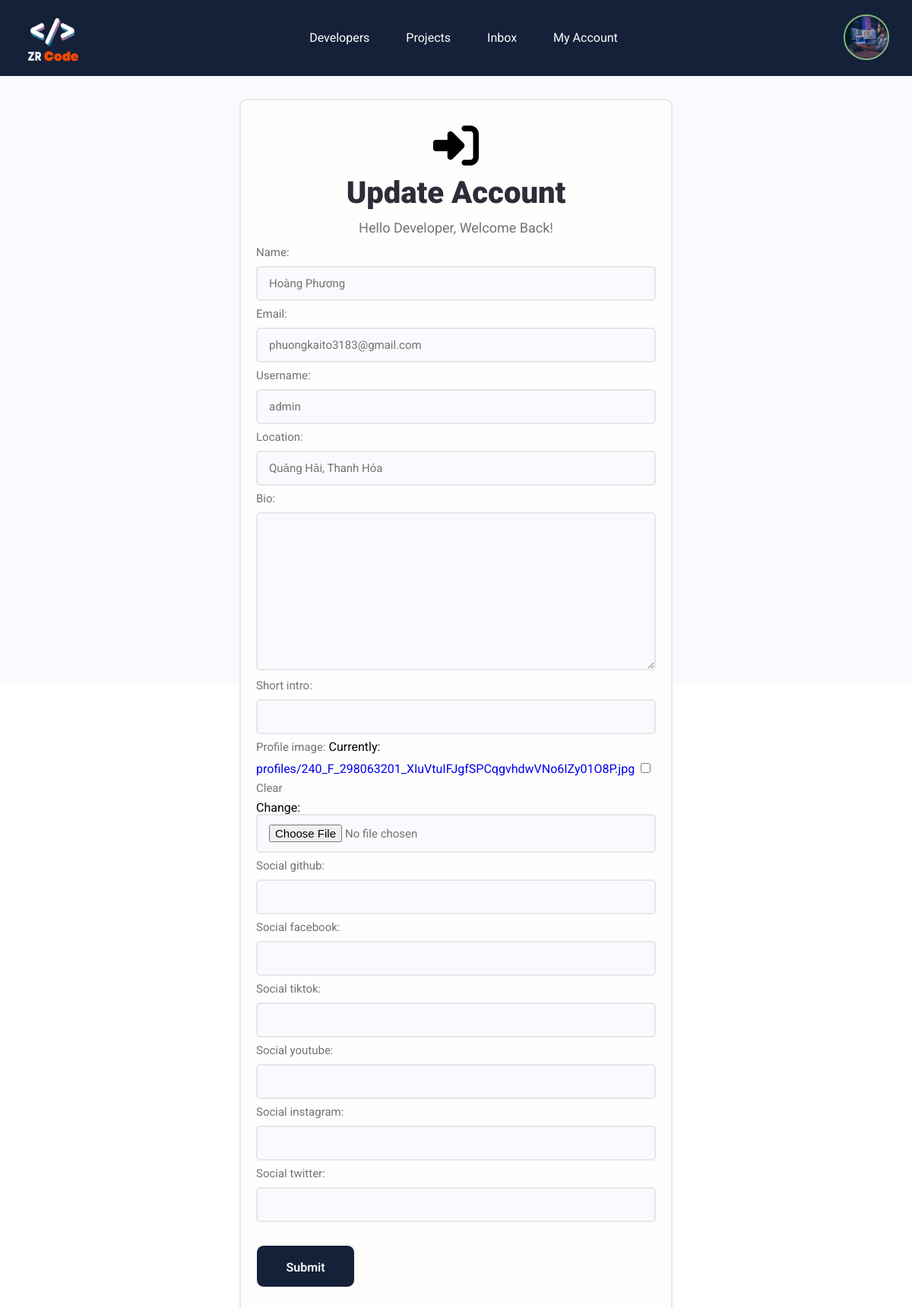
The page /edit-account/ (signed in) on the database its author committed.
### users/models.py (models this page shows, shortened)
class Profile(models.Model):
    user = models.OneToOneField(User, on_delete = models.CASCADE, null=True, blank=True)
    name = models.CharField(max_length=255, blank=True, null=True)
    email = models.EmailField(max_length=500, blank=True, null=True)
    username = models.CharField(max_length=255, blank=True, null=True)
    location = models.CharField(max_length=255, blank=True, null=True)
    short_intro = models.CharField(max_length=255, blank=True, null=True)
    bio = models.TextField(blank=True, null=True)
    profile_image = models.ImageField(null=True, blank=True, upload_to='profiles/', default='profiles/user_default.png')
    social_youtube = models.CharField(max_length=255, blank=True, null=True)
    social_facebook = models.CharField(max_length=255, blank=True, null=True)
    social_tiktok = models.CharField(max_length=255, blank=True, null=True)
    social_github = models.CharField(max_length=255, blank=True, null=True)
    social_twitter = models.CharField(max_length=255, blank=True, null=True)
    social_instagram = models.CharField(max_length=255, blank=True, null=True)
    created = models.DateTimeField(auto_now_add=True)
    id= models.UUIDField(default=uuid.uuid4, unique=True, primary_key=True, editable=False)
    class Meta:
        ordering = ['-created']
    @property
    def imageURL(self):
        try:
            url = self.profile_image.url
        except:
            url = ''
        return url

### users/views.py (the view)
# urls.py: path('edit-account/', views.editAccount, name='edit_account'),
@login_required(login_url='login')
def editAccount(request):
    profile = request.user.profile
    form = ProfileForm(instance=profile)
    if request.method == 'POST':
        form = ProfileForm(request.POST, request.FILES, instance=profile)
        if form.is_valid():
            form.save()
            return redirect('user_account')
    context = {'form': form}
    return render(request, 'users/edit_account.html', context)

### users/forms.py
class ProfileForm(ModelForm):
    class Meta:
        model = Profile
        fields = ['name', 'email', 'username', 'location',
                'bio', 'short_intro', 'profile_image', 'social_github',
                'social_facebook', 'social_tiktok',
                'social_youtube', 'social_instagram', 'social_twitter']
    def __init__(self, *args, **kwargs):
        super(ProfileForm, self).__init__(*args, **kwargs)
        for name, field in self.fields.items():
            field.widget.attrs.update({'class':'input'})

### users/templates/users/edit_account.html (shortened to what this page needs)
{% extends 'main.html' %}
{% block content%}
<main class="home">
    <section class="login">
        <div class="container-form">
            <div class="login__inner">
                <div class="logo-login">
                    <i class="fa-solid fa-right-to-bracket"></i>
                </div>
                <div class="title-login">
                    <h3 class="login-title">Update Account</h3>
                    <p class="login-desc">Hello Developer, Welcome Back!</p>
                </div>
                <form action="{% url 'edit_account' %}" method="POST" enctype="multipart/form-data">
                    {{form.as_p}}
                    <div class="login-submit">
                        <input type="submit" value="Submit" class="btn btn-submit">
                    </div>
                </form>
            </div>
        </div>
    </section>
</main>
{% endblock %}

### templates/header.html (shortened to what this page needs)
{% load static %}
<header class="header">
    <div class="container">
        <div class="header__inner">
            <img src="{% static 'assets/img/logo.png' %}" class="logo" alt="">
            <nav class="navbar">
                <ul class="navbar__list">
                    <li class="navbar__item">
                        <a href="{% url 'profiles' %}" class="navbar__link">Developers</a>
                    </li>
                    <li class="navbar__item">
                        <a href="{% url 'projects' %}" class="navbar__link">Projects</a>
                    </li>
                    {% if request.user.is_authenticated %}
                    <li class="navbar__item">
                        <a href="{% url 'inbox' %}" class="navbar__link">Inbox</a>
                    </li>
                    <li class="navbar__item">
                        <a href="{% url 'user_account'%}" class="navbar__link">My Account</a>
                    </li>
                    {% endif %}
                </ul>
            </nav>
            <div class="header-action">
                {% if request.user.is_authenticated%}
                <img src="{{ request.user.profile.imageURL }}" alt="" class="logo-account">
                {% else %}
                <a href="{% url 'login' %}" class="btn">Login</a>
                {% endif %}
            </div>
        </div>
    </div>
</header>

### static/assets/css/styles.css (style rules this page uses)
* { box-sizing: border-box; }
html { font-size: 62.5%; }
body { font-size: 1.6rem; font-family: 'Roboto', sans-serif; }
input, textarea, select, button { font-size: inherit; font-family: inherit; }
a { text-decoration: none; }
.btn { --height: 56px; display: inline-block; min-width: 130px; height: var(--height); line-height: var(--height); border: 1px solid #ffffff; border-radius:999px; font-weight: 600; font-size: 1.6rem; text-align: center; color: #f8fafd; }
.input.input[type='text'], .input.input[type='email'], .input.input[type='password'], .input.input[type='number'], textarea.input , .input.input[type='file'] { min-width: 24rem; width: 100%; padding: 1.2rem 1.5rem; border-radius: 0.5rem; border: 2px solid #e5e7eb; transition: all 0.3s ease-in-out; background-color: #f8fafd; outline: none; }
.header { background-color: #152039; position: sticky; top: 0; z-index: 1; }
.header__inner { padding: 10px 0; display: flex; align-items: center; justify-content: space-between; }
.header__inner .logo { height: 80px; width: 80px; }
.header__inner .logo-account { width: 60px; height: 60px; border-radius: 999px; border: 2px solid #85bd7d; object-fit: cover; }
.header .navbar__list { display: flex; }
.navbar__link { padding: 8px 24px; font-weight: 400; font-size: 1.6rem; line-height: 1; color: #fff; }
.login { background-color: #F8FAFD; padding: 30px 0; height: 100vh; }
.login__inner { padding: 30px 20px; background-color: #FFFEFD; border-radius: 10px; border: 2px solid #E5E7EB; }
.login__inner .logo-login { display: flex; justify-content: center; }
.login__inner i { font-size: 6rem; }
.login__inner .login-title { text-align: center; font-size: 4rem; font-weight: 900; color: #2d2d39; line-height: 1.6; }
.login__inner .login-desc { text-align: center; font-size: 1.8rem; font-weight: 400; color: #737373; line-height: 1.6; }
form label { font-size: 1.5rem; padding: 10px 0; display: inline-block; color: #737373; }
.input { font-size: 1.5rem; color: #737373; }
.login-submit { margin-top: 10px; padding: 20px 0; display: flex; justify-content: space-between; align-items: center; }
.login-submit .btn-submit { background-color: #152039; border-radius: 10px; }
.home { background-color: #F8FAFD; }

### static/assets/css/responsive.css (style rules this page uses)
:root { --column-size: 12; }
.container { width: 100%; margin: 0 auto; padding-left: 15px; padding-right: 15px; }
.container-form { min-width: 400px; width: 50%; margin: 0 auto; padding: 0 15px; }
@media (min-width: 576px) { .container { max-width: 540px; } }
@media (min-width: 576px) { .container-form { min-width: 500px; } }
@media (min-width: 768px) { .container { max-width: 720px; } }
@media (min-width: 992px) { .container { max-width: 960px; } }
@media (min-width: 1200px) { .container { max-width: 1170px; } }

### rows shown on the page
Profile: name "Hoàng Phương", email "phuongkaito3183@gmail.com", username "admin", location "Quảng Hải, Thanh Hóa"
